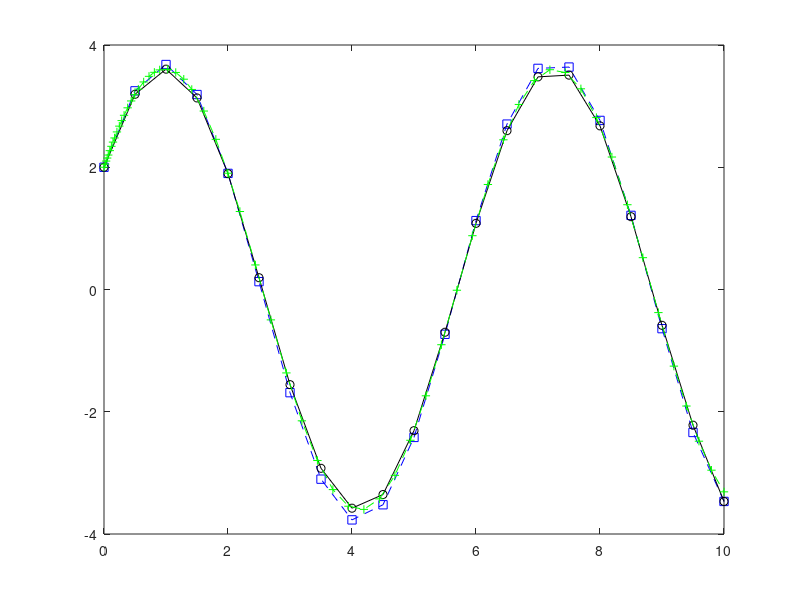

Write MATLAB code to recreate this figure.
function out = lab6_differentiation_ex()
    global t_init t_final h n  
    t_init = 0; %Initial Value of range in t
    t_final = 10; %Final Value of range in t
    h = 0.5; %Step size for the range
    n = (t_final - t_init)/h; %Number of points in the range
    %f_diff = 3;
    
    % Defining arrays of t and y for plotting in the given range
    t(1) = 0; %Initial Value of t range
    y(1) = 2; %Initial Value of y
    
    y = FDM(t, y);
    fprintf('Finite Difference Method : %d \n', y(length(y)));
    y = exact_solution(t, y);
    fprintf('Exact Solution Method : %d \n', y(length(y)));
    y = inbuilt_ode(t, y);
    fprintf('Inbuild ODE Method : %d \n', y(length(y)));
end

function diff = f_d_diff(t, y)
    diff = -y;
end

function diff = f_diff(t, y)
    diff = -2*sin(t) + 3*cos(t);
end
function y = f(t)
    y = 2*cos(t) + 3*sin(t);
end

function y = FDM(t, y)
    global h n 
    for i = 1:n
        y(i+1) = y(i) + h*f_diff(t(i), y(i)) +(h*h)*f_d_diff(t(i), y(i))/2;
        t(i+1) = t(i) + h;
    end
    plot(t, y, '--sb')
    hold on
end

function y = exact_solution(t, y)
    global h n
    for i = 1:n
        y(i) = f(t(i));
        t(i+1) = t(i) + h;
    end
    plot(t, y, '-ok')
    hold on
end

function y = inbuilt_ode(t, y)
    global t_init t_final
    [t, y] = ode45(@f_diff, [t_init, t_final], y(1));
    plot(t, y, '--+g')
    hold on
end